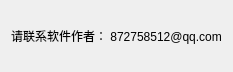
<?xml version="1.0" encoding="UTF-8"?>
<ui version="4.0">
 <class>HelpDialog</class>
 <widget class="QDialog" name="HelpDialog">
  <property name="geometry">
   <rect>
    <x>0</x>
    <y>0</y>
    <width>226</width>
    <height>72</height>
   </rect>
  </property>
  <property name="windowTitle">
   <string>Dialog</string>
  </property>
  <layout class="QVBoxLayout" name="verticalLayout">
   <item>
    <widget class="QLabel" name="label">
     <property name="text">
      <string>请联系软件作者： 872758512@qq.com</string>
     </property>
    </widget>
   </item>
  </layout>
 </widget>
 <resources/>
 <connections/>
</ui>
